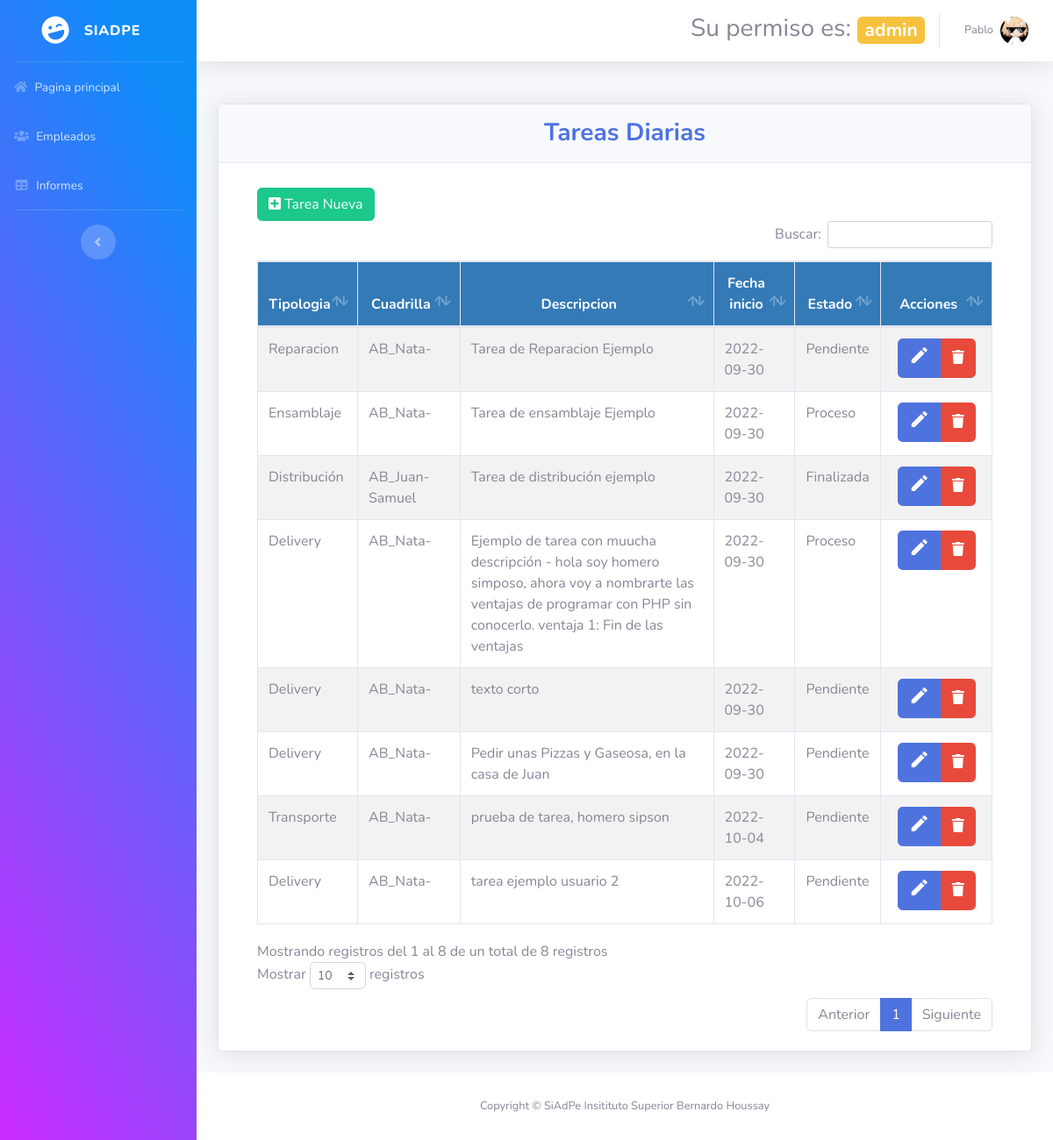
Screenshot of /dashboardAdmin/index.php (signed in) with the database file from the repository.
### tables this page shows
CREATE TABLE IF NOT EXISTS `cuadrillas` (
  `id` int(11) NOT NULL AUTO_INCREMENT,
  `nombre` varchar(100) NOT NULL,
  `id_area` int(11) NOT NULL,
  PRIMARY KEY (`id`),
  KEY `id_area` (`id_area`)
);

CREATE TABLE IF NOT EXISTS `tipologias` (
  `id` int(11) NOT NULL AUTO_INCREMENT,
  `descripcion` varchar(250) NOT NULL,
  PRIMARY KEY (`id`)
);

CREATE TABLE IF NOT EXISTS `tareas` (
  `id` int(11) NOT NULL AUTO_INCREMENT,
  `descripcion` varchar(300) NOT NULL,
  `resolucion` varchar(300) NOT NULL,
  `fecha_inicio` date NOT NULL,
  `fecha_finalizacion` date DEFAULT NULL,
  `id_jefe` int(11) NOT NULL,
  `id_estado` int(11) NOT NULL,
  `id_tipologia` int(11) NOT NULL,
  PRIMARY KEY (`id`),
  KEY `id_jefe` (`id_jefe`),
  KEY `id_estado` (`id_estado`),
  KEY `id_tipologia` (`id_tipologia`),
  FULLTEXT KEY `resolucion` (`resolucion`)
);

CREATE TABLE IF NOT EXISTS `estados` (
  `id` int(11) NOT NULL AUTO_INCREMENT,
  `estado` varchar(100) NOT NULL,
  PRIMARY KEY (`id`)
);

### dashboardAdmin/index.php (the view, shortened to what this page needs)
<?php require_once "vistas/parte_superior.php"?>
<?php
$objeto = new Conexion();
$conexion = $objeto->Conectar();
$consultaTareDia = "SELECT  Tareas.id AS tarea_ID, Tipologias.id AS tipologia_ID, Tipologias.descripcion AS tipologia, Cuadrillas.id AS cuadrilla_ID, Cuadrillas.nombre AS cuadrilla, Estados.id AS estado_ID, Estados.estado, Tareas.descripcion, Tareas.fecha_inicio AS fecha_Ini FROM Cuadrillas INNER JOIN Tareas_Empleados ON Cuadrillas.id = Tareas_Empleados.id_cuadrilla INNER JOIN Tareas ON Tareas_Empleados.id_tarea = Tareas.id INNER JOIN Tipologias ON Tareas.id_tipologia = Tipologias.id INNER JOIN Estados ON Tareas.id_estado = Estados.id GROUP BY tarea_ID";
$resultadoTareDia = $conexion->prepare($consultaTareDia);
$resultadoTareDia->execute();
$dataTareDia=$resultadoTareDia->fetchAll(PDO::FETCH_ASSOC);
?>
<div id="content">
        <div class="container-fluid">
    <br>
            <div class="card shadow mb-4">
                <div class="card-header py-3">
                    <h3 class="m-0 font-weight-bold text-primary"><center>Tareas Diarias</center></h3>
                </div>
                <div class="card-body">
                    <div class="container">
                            <div class="row mt-2">
                                    <div class="col-lg-12">
                                        <div class="table-responsive">
                                            <table id="tablaTareasDiarias" class="table table-striped table-bordered table-condensed" style="width:100%">
                                                <thead class="text-center">
                                                    <tr>
                                                        <th>Tipologia</th>
                                                        <th>Cuadrilla</th>
                                                        <th>Descripcion</th>
                                                        <th>Fecha inicio</th>
                                                        <th>Estado</th>
                                                        <th>Acciones</th>
                                                    </tr>
                                                </thead>
                                                <tbody>
                                                    <?php
                                                    foreach($dataTareDia as $dat1) {
                                                    ?>
                                                    <tr>
                                                        <td><?php echo $dat1['tipologia'] ?></td>
                                                        <td><?php echo $dat1['cuadrilla'] ?></td>
                                                        <td><?php echo $dat1['descripcion'] ?></td>
                                                        <td><?php echo $dat1['fecha_Ini'] ?></td>
                                                        <td id="estadoT"><?php echo $dat1['estado'] ?></td>
                                                        <td></td>
                                                    </tr>
                                                    <?php
                                                        }
                                                    ?>
                                                </tbody>
                                           </table>
                                        </div>
                                    </div>
                            </div>
                        </div>
                </div>
            </div>
        </div>
</div>
</div>
<?php require_once "vistas/parte_inferior.php"?>

### dashboardAdmin/main.css (style rules this page uses)
table th { background-color: #337ab7 !important; color: white !important; }

### rows the page displays
cuadrillas: tipologias.descripcion "Reparacion", nombre "AB_Nata-", tareas.descripcion "Tarea de Reparacion Ejemplo", tareas.fecha_inicio "2022-09-30", estados.estado "Pendiente", tipologias.descripcion "Ensamblaje", tareas.descripcion "Tarea de ensamblaje Ejemplo", estados.estado "Proceso", tipologias.descripcion "Delivery", tareas.descripcion "Ejemplo de tarea con muucha descripción - hola soy homero simposo, ahora voy a nombrarte las ventajas de programar con PHP sin conocerlo. ventaja 1: Fin de las ventajas", tareas.descripcion "texto corto", tareas.descripcion "Pedir unas Pizzas y Gaseosa, en la casa de Juan", tipologias.descripcion "Transporte", tareas.descripcion "prueba de tarea, homero sipson", tareas.fecha_inicio "2022-10-04", tareas.descripcion "tarea ejemplo usuario 2", tareas.fecha_inicio "2022-10-06"
cuadrillas: tipologias.descripcion "Distribución", nombre "AB_Juan-Samuel", tareas.descripcion "Tarea de distribución ejemplo", tareas.fecha_inicio "2022-09-30", estados.estado "Finalizada"

### other values shown
$_SESSION["s_rol_descripcion"] "admin"
$_SESSION["s_nombre"] "Pablo"
